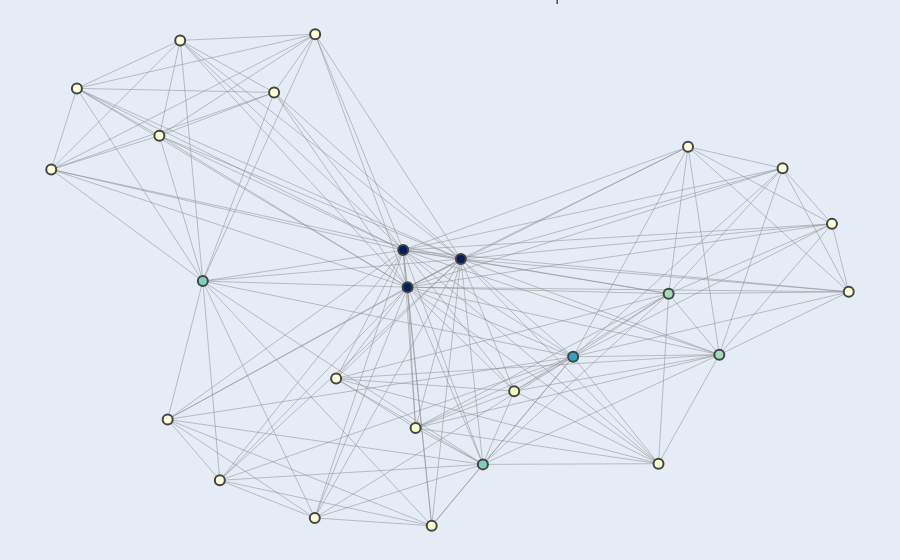

Source (notebook cell):
### Code cell
import networkx as nx
import plotly.graph_objects as go

# Crear un grafo de NetworkX
G = nx.Graph()

# Procesar los tópicos y sus palabras clave para identificar asociaciones
for topic_id, topic_words in topics:
    # Dividir las palabras clave en términos individuales
    terms = [term.split('*')[1].strip('"') for term in topic_words.split(' + ')]
    
    # Agregar una arista entre todos los términos del tópico
    for i in range(len(terms)):
        for j in range(i + 1, len(terms)):
            term1, term2 = terms[i], terms[j]
            G.add_edge(term1, term2, topic=topic_id)

# Obtener las posiciones de los nodos en el gráfico
pos = nx.spring_layout(G, k=0.3, iterations=50)

# Extraer las posiciones X e Y de los nodos
pos_x = {node: pos[node][0] for node in G.nodes}
pos_y = {node: pos[node][1] for node in G.nodes}

# Crear un objeto de grafo de Plotly
edge_x = []
edge_y = []
for edge in G.edges():
    x0, y0 = pos_x[edge[0]], pos_y[edge[0]]
    x1, y1 = pos_x[edge[1]], pos_y[edge[1]]
    edge_x.append(x0)
    edge_x.append(x1)
    edge_x.append(None)
    edge_y.append(y0)
    edge_y.append(y1)
    edge_y.append(None)

edge_trace = go.Scatter(
    x=edge_x, y=edge_y,
    line=dict(width=0.5, color='#888'),
    hoverinfo='none',
    mode='lines')

node_x = list(pos_x.values())
node_y = list(pos_y.values())

node_trace = go.Scatter(
    x=node_x, y=node_y,
    mode='markers',
    hoverinfo='text',
    marker=dict(
        showscale=False,
        colorscale='YlGnBu',
        size=10,
        colorbar=dict(thickness=15, title='Node Connections'),
        line_width=2))

node_adjacencies = []
node_text = []
for node, adjacencies in enumerate(G.adjacency()):
    node_adjacencies.append(len(adjacencies[1]))
    node_text.append('# de conexiones: ' + str(len(adjacencies[1])))

node_trace.marker.color = node_adjacencies
node_trace.text = node_text

# Crear la figura de Plotly
fig = go.Figure(data=[edge_trace, node_trace],
             layout=go.Layout(
                showlegend=False,
                hovermode='closest',
                margin=dict(b=0, l=0, r=0, t=0),
                xaxis=dict(showgrid=False, zeroline=False, showticklabels=False),
                yaxis=dict(showgrid=False, zeroline=False, showticklabels=False)))

# Mostrar la figura
fig.update_layout(title='Asociación de Términos entre Tópicos', title_x=0.5)
fig.show()

### Figure 1 — Plotly figure (JSON) as saved in the notebook; plotly's stock layout.template omitted (floating-point values rounded to 4 significant figures; data arrays with more than 128 entries replaced by an {"elided": "..."} marker saying what was removed)
{"data": [{"hoverinfo": "none", "line": {"color": "#888", "width": 0.5}, "mode": "lines", "type": "scatter", "x": {"elided": "474 float values"}, "y": {"elided": "474 float values"}}, {"hoverinfo": "text", "marker": {"color": [9, 25, 25, 9, 25, 9, 9, 9, 9, 15, 9, 14, 14, 18, 9, 9, 9, 15, 9, 9, 9, 9, 10, 10, 9, 10], "colorbar": {"thickness": 15, "title": {"text": "Node Connections"}}, "colorscale": [[0, "rgb(255,255,217)"], [0.125, "rgb(237,248,177)"], [0.25, "rgb(199,233,180)"], [0.375, "rgb(127,205,187)"], [0.5, "rgb(65,182,196)"], [0.625, "rgb(29,145,192)"], [0.75, "rgb(34,94,168)"], [0.875, "rgb(37,52,148)"], [1, "rgb(8,29,88)"]], "line": {"width": 2}, "showscale": false, "size": 10}, "mode": "markers", "text": ["# de conexiones: 9", "# de conexiones: 25", "# de conexiones: 25", "# de conexiones: 9", "# de conexiones: 25", "# de conexiones: 9", "# de conexiones: 9", "# de conexiones: 9", "# de conexiones: 9", "# de conexiones: 15", "# de conexiones: 9", "# de conexiones: 14", "# de conexiones: 14", "# de conexiones: 18", "# de conexiones: 9", "# de conexiones: 9", "# de conexiones: 9", "# de conexiones: 15", "# de conexiones: 9", "# de conexiones: 9", "# de conexiones: 9", "# de conexiones: 9", "# de conexiones: 10", "# de conexiones: 10", "# de conexiones: 9", "# de conexiones: 10"], "type": "scatter", "x": [-0.3729, -0.05415, 0.07332, -0.8441, -0.06449, -0.9054, -0.2748, -0.5973, -0.6471, -0.5432, 0.616, 0.6908, 0.5697, 0.3415, 0.8419, 0.9599, 1, 0.1259, -0.6272, -0.2757, 0.003602, -0.5026, 0.5454, 0.2007, -0.2248, -0.03494], "y": [0.746, 0.01117, 0.1173, 0.7613, 0.151, 0.4555, 0.9656, 0.9424, 0.5825, 0.03404, 0.5409, -0.2436, -0.01353, -0.2515, 0.4602, 0.25, -0.006549, -0.6576, -0.488, -0.8598, -0.8892, -0.7177, -0.655, -0.3814, -0.3339, -0.5201]}], "layout": {"hovermode": "closest", "margin": {"b": 0, "l": 0, "r": 0, "t": 0}, "showlegend": false, "title": {"text": "Asociación de Términos entre Tópicos", "x": 0.5}, "xaxis": {"showgrid": false, "showticklabels": false, "zeroline": false}, "yaxis": {"showgrid": false, "showticklabels": false, "zeroline": false}}}
